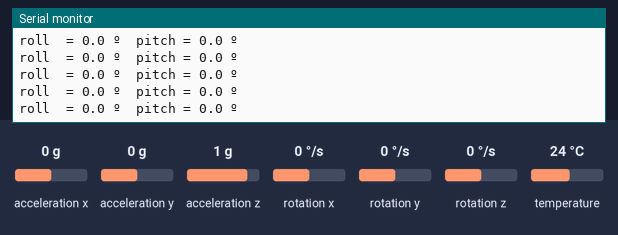
This sketch was run on a simulated ESP32. On the bench: the last lines printed to the serial monitor. The test bench sets the inputs (shaded band); at power-on: acceleration x 0 g, acceleration y 0 g, acceleration z 1 g, rotation x 0 °/s, rotation y 0 °/s, rotation z 0 °/s, temperature 24 °C.

Above: at 2.2 s.
2.3 s: acceleration x set to -1.4 g
At 2.58 s:
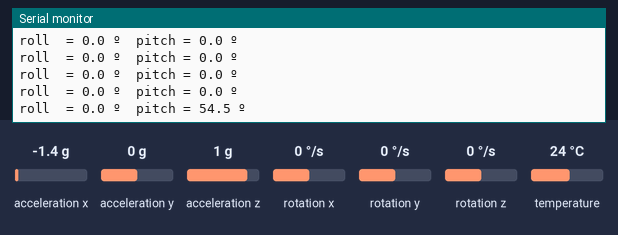
3.8 s: acceleration y set to -1.4 g
At 3.8 s:
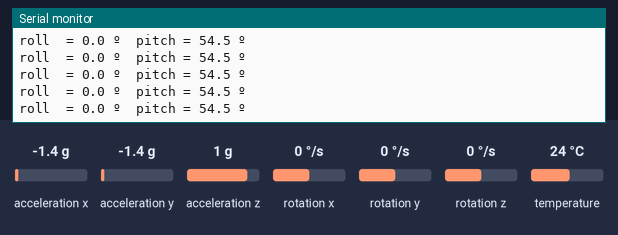
5.3 s: acceleration z set to -1.4 g
At 5.42 s:
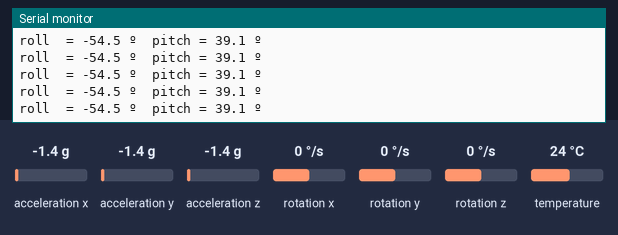
Timing chart, 0 to 8.3 s (numbered marks = the images above; inputs shaded):
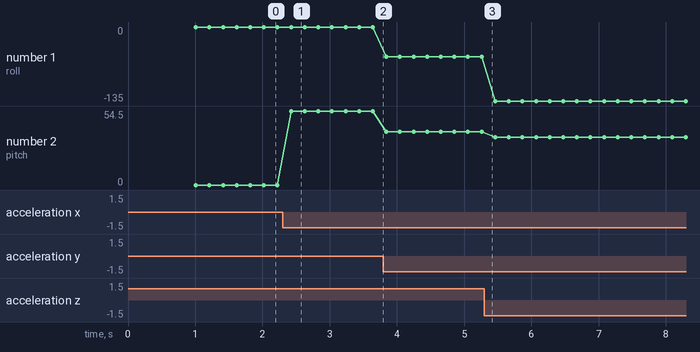

Measured:
- after the input at 2.3 s, the serial monitor: prints a new line after 0.13 s (image 1)
- plotted number 1: 0 → -54.5 after the input at 3.8 s, -54.5 → -135 after the input at 5.3 s
- plotted number 2: 0 → 54.5 after the input at 2.3 s, 54.5 → 39.1 after the input at 3.8 s, 39.1 → 35.3 after the input at 5.3 s

The sketch:

16_Inclinaci_n_aceler_metro.ino
```cpp
/***************************************************
  Proyecto: CANSAT - MPU6050 (inclinación con acelerómetro)
  Versión: v1.0 - 15/11/2025
  Autor: Equipo CANSAT
  Centro: IES Gonzalo Torrente Ballester (Salamanca)

  Descripción:
  Cálculo de los ángulos de inclinación (roll y pitch)
  usando únicamente el acelerómetro del MPU6050.
  Los valores se muestran en grados en el Monitor Serie.

  Este ejemplo permite al alumnado visualizar cómo la
  gravedad sirve como "nivel" para estimar la orientación
  de la placa cuando está en reposo o con movimientos
  lentos.

  Licencia: MIT
***************************************************/

/*
  ESP32 + MPU6050 (GY-521, I2C) – Inclinación (roll y pitch)

  Conexiones (GY-521 → ESP32):

    VCC   -> 3V3
    GND   -> GND
    SDA   -> GPIO21
    SCL   -> GPIO22
    ADO   -> GND   (dirección I2C = 0x68)
    INT   -> Sin conectar
    XCL   -> No conectar
    XDA   -> No conectar

  Notas:
    - Solo usamos el acelerómetro para estimar los
      ángulos roll (giro sobre X) y pitch (giro sobre Y).
    - Funciona bien con el CANSAT quieto o moviéndose
      lentamente. Con movimientos bruscos aparecen errores,
      que se corrigen más adelante con filtros.

  Librerías necesarias:
    - Adafruit MPU6050
    - Adafruit Unified Sensor
*/

#include <Wire.h>
#include <Adafruit_MPU6050.h>
#include <Adafruit_Sensor.h>

Adafruit_MPU6050 mpu;

void setup() {
  Serial.begin(115200);
  delay(1000);
  Serial.println();
  Serial.println(F("=== CANSAT - Inclinación con acelerómetro (MPU6050) ==="));

  // Iniciar bus I2C del ESP32
  Wire.begin(21, 22);

  // Inicializar el MPU6050 en 0x68 (ADO a GND)
  if (!mpu.begin(0x68)) {
    Serial.println(F("ERROR: No se detecta el MPU6050 en 0x68."));
    Serial.println(F("Revisa VCC=3V3, GND, SDA=21, SCL=22, ADO=GND."));
    while (1) delay(1000);
  }

  Serial.println(F("OK: MPU6050 detectado."));

  // Rango del acelerómetro (no usamos el giroscopio en este ejemplo)
  mpu.setAccelerometerRange(MPU6050_RANGE_4_G);

  Serial.println(F("Calculando roll y pitch solo con acelerómetro...\n"));
}

void loop() {
  sensors_event_t a, g, temp;
  mpu.getEvent(&a, &g, &temp);

  // Lecturas del acelerómetro (m/s²)
  float ax = a.acceleration.x;
  float ay = a.acceleration.y;
  float az = a.acceleration.z;

  // Cálculo de ángulos (aproximación clásica)
  // roll  = giro sobre eje X
  // pitch = giro sobre eje Y
  float roll  = atan2(ay, az) * 180.0 / PI;
  float pitch = atan2(-ax, sqrt(ay * ay + az * az)) * 180.0 / PI;

  Serial.print("roll  = ");
  Serial.print(roll, 1);
  Serial.print(" º\tpitch = ");
  Serial.print(pitch, 1);
  Serial.println(" º");

  delay(200);  // ~5 lecturas por segundo
}
```
